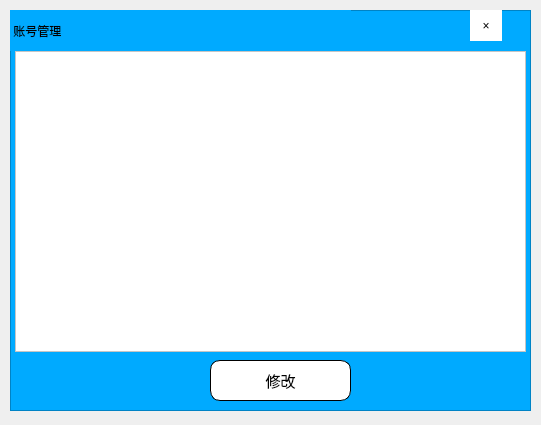
<?xml version="1.0" encoding="UTF-8"?>
<ui version="4.0">
 <class>File</class>
 <widget class="QDialog" name="File">
  <property name="geometry">
   <rect>
    <x>0</x>
    <y>0</y>
    <width>541</width>
    <height>425</height>
   </rect>
  </property>
  <property name="windowTitle">
   <string>Dialog</string>
  </property>
  <widget class="QFrame" name="frame">
   <property name="geometry">
    <rect>
     <x>10</x>
     <y>10</y>
     <width>521</width>
     <height>401</height>
    </rect>
   </property>
   <property name="styleSheet">
    <string notr="true">background-color: rgb(0, 170, 255);</string>
   </property>
   <property name="frameShape">
    <enum>QFrame::StyledPanel</enum>
   </property>
   <property name="frameShadow">
    <enum>QFrame::Raised</enum>
   </property>
   <widget class="QLabel" name="label">
    <property name="geometry">
     <rect>
      <x>0</x>
      <y>0</y>
      <width>341</width>
      <height>41</height>
     </rect>
    </property>
    <property name="styleSheet">
     <string notr="true">font: 14pt &quot;黑体&quot;;</string>
    </property>
    <property name="text">
     <string> 账号管理</string>
    </property>
   </widget>
   <widget class="QTableWidget" name="zhlist">
    <property name="geometry">
     <rect>
      <x>5</x>
      <y>41</y>
      <width>511</width>
      <height>301</height>
     </rect>
    </property>
    <property name="styleSheet">
     <string notr="true">background-color: rgb(255, 255, 255);</string>
    </property>
   </widget>
   <widget class="QToolButton" name="close">
    <property name="geometry">
     <rect>
      <x>460</x>
      <y>0</y>
      <width>32</width>
      <height>31</height>
     </rect>
    </property>
    <property name="styleSheet">
     <string notr="true">border:none;
background-color: rgb(255, 255, 255);</string>
    </property>
    <property name="text">
     <string>×</string>
    </property>
   </widget>
   <widget class="QPushButton" name="signin_2">
    <property name="geometry">
     <rect>
      <x>200</x>
      <y>350</y>
      <width>141</width>
      <height>41</height>
     </rect>
    </property>
    <property name="styleSheet">
     <string notr="true">background-color: rgb(255, 255, 255);
border:1px solid black;
border-radius:10px;
font:15px;</string>
    </property>
    <property name="text">
     <string>修改</string>
    </property>
   </widget>
  </widget>
 </widget>
 <resources/>
 <connections/>
</ui>
